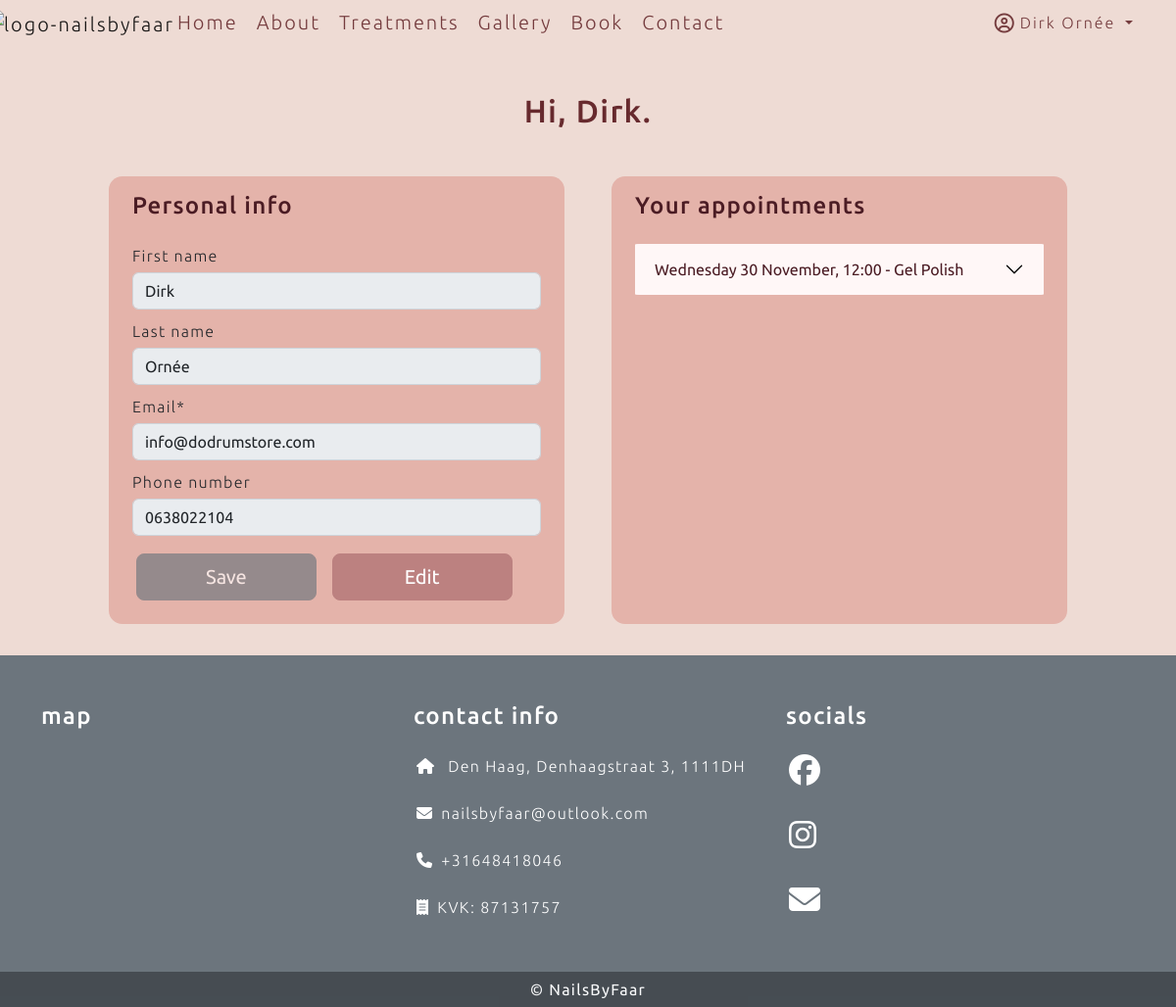
The app's page /user/dashboard (signed in) with its own data.
### users/models.py (models this page shows, shortened)
class User(AbstractBaseUser, PermissionsMixin):
    email = models.EmailField(max_length=254, unique=True)
    first_name = models.CharField(max_length=254, null=True, blank=True)
    last_name = models.CharField(max_length=254, null=True, blank=True)
    phone_number = models.CharField(max_length=16, null=True, blank=True)
    is_staff = models.BooleanField(default=False)
    is_superuser = models.BooleanField(default=False)
    is_active = models.BooleanField(default=True)
    last_login = models.DateTimeField(null=True, blank=True)
    date_joined = models.DateTimeField(default=timezone.now)
    USERNAME_FIELD = 'email'
    EMAIL_FIELD = 'email'
    REQUIRED_FIELDS = []
    objects = UserManager()

### salon/models.py (models this page shows, shortened)
class Appointment(models.Model):
    user = models.ForeignKey(User, related_name="user", on_delete=models.PROTECT, null=True, blank=True)
    email = models.EmailField(max_length=254, blank=True, null=True)
    first_name = models.CharField(max_length=254, null=True, blank=True)
    last_name = models.CharField(max_length=254, null=True, blank=True)
    phone_number = models.CharField(max_length=16, null=True, blank=True)
    treatment_name = models.ForeignKey(Treatment, related_name="treatment_name", on_delete=models.PROTECT, null=True)
    date_time = models.DateTimeField()

class Treatment(models.Model):
    appointment_type = models.CharField(max_length=150)
    title = models.CharField(max_length=150, unique=True)
    description = models.TextField()
    short_description = models.CharField(max_length=225)
    image = CloudinaryField('image', default='placeholder')
    price = models.DecimalField(max_digits=10, decimal_places=2)
    duration = models.DecimalField(max_digits=3, decimal_places=0)
    display = models.BooleanField(default=False)
    active = models.BooleanField(default=False)

### users/views.py (the view, shortened to what this page needs)
# urls.py: path('dashboard', views.Dashboard.as_view(), name="dashboard"),
class Dashboard(View):
    def get(self, request):
        user_dict = {}
        if request.user.is_authenticated:
            user_dict = {'email': request.user.email, 'first_name': request.user.first_name, 'last_name': request.user.last_name, 'phone_number': request.user.phone_number}
        else:
            user_dict = {}
        user_form = EditUserForm(initial=user_dict)
        yesterday = datetime.today() - timedelta(days=1)
        appointmentQueryset1 = Appointment.objects.filter(date_time__gt=yesterday).filter(user__email=request.user.email).order_by("date_time").values()
        appointmentQueryset2 = Appointment.objects.filter(date_time__gt=yesterday).filter(email=request.user.email).order_by("date_time").values()
        appointmentQueryset = list(appointmentQueryset1 | appointmentQueryset2)
        for dict in appointmentQueryset:
            date = dict["date_time"]
            check_date = datetime.now() + timedelta(days=2)
            if date <= check_date:
                dict["not_cancellable"] = True
                print("don't cancel me")
            dict["date_time_short"] = dict["date_time"].strftime("%A %d %B, %H:%M")
            dict["date_time"] = dict["date_time"].strftime("%A %d %B %Y, %H:%M")
            dict["duration"] = int(Treatment.objects.get(id=dict['treatment_name_id']).duration)
            dict["treatment_name"] = Treatment.objects.get(id=dict['treatment_name_id']).title
        context = {"user_form": user_form, "appointments": appointmentQueryset}
        return render(request, "user_dashboard.html", context=context)

### users/forms.py
class EditUserForm(forms.ModelForm):
    def __init__(self, *args, **kwargs):
        super(EditUserForm, self).__init__(*args, **kwargs)
        for fieldname, field in self.fields.items():
            field.widget.attrs.update({
            'class': 'custom-form-field'
        })
    class Meta:
        model = User
        fields = ('first_name', 'last_name', 'email', 'phone_number')

### templates/user_dashboard.html (shortened to what this page needs)
{% extends "base.html" %}
{% load static %}
{% load crispy_forms_tags %}
{% block content %}
<div class="container mt-md-5 my-2">
    <div class="row mx-auto w-100 justify-content-center">
        <div class="text-center mb-3">
            <h2>Hi, {{ request.user.first_name}}.</h2>
        </div>
        <div class="col-md-5 m-4 py-3 px-md-4 user-data-box">
            <h4>Personal info</h4>
            <form method="POST" class="mt-4" id="user-data-form">
                {{ user_form | crispy }}
                <div class="row">
                    <button type="submit" class="btn btn-secondary btn-card btn-lg col-5 disabled my-2 ms-3"
                        id="save-user-data">Save</button>
                    <button type="button" onClick="editUserData()"
                        class="btn btn-secondary btn-card btn-lg col-5 my-2 ms-3" id="edit-user-data">Edit</button>
                </div>
            </form>
        </div>
        <div class="col-md-5 m-4 py-3 px-md-4 user-data-box">
            <h4>Your appointments</h4>
            <div class="mt-4 accordion accordion-flush" id="accordionFlushAppointment">
                {% for appointment in appointments %}
                <div class="accordion-item">
                    <h5 class="accordion-header" id="flush-heading-{{ forloop.counter }}">
                        <button class="accordion-button collapsed" type="button" data-bs-toggle="collapse"
                            data-bs-target="#flush-collapse-{{ forloop.counter }}" aria-expanded="false"
                            aria-controls="flush-collapse-{{ forloop.counter }}">
                            {{ appointment.date_time_short }} - {{ appointment.treatment_name }}
                        </button>
                    </h5>
                </div>
                {% endfor %}
            </div>
        </div>
    </div>
    {% endblock %}

### templates/base.html (shortened to what this page needs)
{% load static %}
{% load cloudinary %}
<!DOCTYPE html>
<html lang="en">
<head>
    <link href="{% static 'fontawesomefree/css/fontawesome.css' %}" rel="stylesheet" type="text/css">
    <link href="{% static 'fontawesomefree/css/brands.css' %}" rel="stylesheet" type="text/css">
    <link href="{% static 'fontawesomefree/css/solid.css' %}" rel="stylesheet" type="text/css">
    <link href="{% static 'fontawesomefree/css/regular.css' %}" rel="stylesheet" type="text/css">
    <link href="https://cdn.jsdelivr.net/npm/bootstrap@5.2.1/dist/css/bootstrap.min.css" rel="stylesheet"
>
    <link rel="stylesheet" href="{% static 'css/style.css' %}">
</head>
<body class="d-flex flex-column min-vh-100">
    <header>
        <nav class="navbar navbar-expand-md navbar-color">
            <div class="container-fluid">
                <a href="#" class="navbar-brand"><img
                        src="https://res.cloudinary.com/dirkornee/image/upload/v1666360592/logo-no-background_thicker_s1qwll.png"
                        alt="logo-nailsbyfaar" style="height: 130px; margin: -24px;"></a>
                <div class="collapse navbar-collapse" id="navbarSupportedContent">
                    <ul class="navbar-nav me-auto mb-2 mb-lg-0">
                        <li class="nav-item">
                            <a href="{% url 'home' %}" class="nav-link fs-5">Home</a>
                        </li>
                        <li class="nav-item">
                            <a href="#" class="nav-link fs-5">About</a>
                        </li>
                        <li class="nav-item">
                            <a href="#" class="nav-link fs-5">Treatments</a>
                        </li>
                        <li class="nav-item">
                            <a href="#" class="nav-link fs-5">Gallery</a>
                        </li>
                        <li class="nav-item">
                            <a href="{% url 'book' %}" class="nav-link fs-5">Book</a>
                        </li>
                        <li class="nav-item">
                            <a href="#" class="nav-link fs-5">Contact</a>
                        </li>
                    </ul>
                    <ul class="navbar-nav ms-auto mb-2 mb-lg-0">
                        {% if request.user.is_authenticated %}
                        <li class="nav-item dropdown me-4">
                            <a class="nav-link dropdown-toggle" href="#" role="button" data-bs-toggle="dropdown"
                                aria-expanded="false">
                                <i class="far fa-user-circle fa-lg me-1"></i>{{ user.first_name }}
                                {{user.last_name}}
                            </a>
                        </li>
                        {% else %}
                        <li class="na-item">
                            <a href="{% url 'account_login' %}" class="nav-link fs-5 btn btn-outline-primary btn-login"
                                id="btn-login">Login</a>
                        </li>
                        {% endif %}
                    </ul>
                </div>
            </div>
        </nav>
    </header>
    <main>
        {% block content %}
        {% endblock content %}
    </main>
    <footer class="text-white text-center text-lg-start bg-secondary mt-auto">
        <div class="container pt-5">
            <div class="row">
                <div class="col-lg-4 mb-4">
                    <h4 class="mb-4 text-white">map</h4>
                </div>
                <div class="col-lg-4 mb-4">
                    <h4 class="mb-4 text-white">contact info</h4>
                    <ul class="fa-ul">
                        <li class="fa-li mb-4 text-nowrap">
                            <span><i class="fas fa-home"></i>
                            </span><span class="ms-2">Den
                                Haag, Denhaagstraat 3,
                                1111DH</span>
                        </li>
                        <li class="fa-li mb-4 text-nowrap">
                            <span><i class="fas fa-envelope"></i></span><span
                                class="ms-2">nailsbyfaar@outlook.com</span>
                        </li>
                        <li class="fa-li mb-4 text-nowrap">
                            <span><i class="fas fa-phone"></i></span><span class="ms-2">+31648418046</span>
                        </li>
                        <li class="fa-li mb-4 text-nowrap">
                            <span><i class="fas fa-receipt"></i></span><span class="ms-2">KVK: 87131757</span>
                        </li>
                    </ul>
                </div>
                <div class="col-lg-4 mb-4">
                    <h4 class="mb-4 text-white">socials</h4>
                    <ul class="fa-ul">
                        <li class="fa-li mb-4 pb-2">
                            <span class="text-nowrap"><i class="fa-brands fa-facebook fa-2x"></i>
                            </span>
                        </li>
                        <li class="fa-li mb-4 pb-2">
                            <span class="text-nowrap"><i class="fa-brands fa-instagram fa-2x"></i></span>
                        </li>
                        <li class="fa-li mb-4 pb-2">
                            <span class="text-nowrap"><i class="fa-solid fa-envelope fa-2x"></i></span>
                        </li>
                    </ul>
                </div>
            </div>
        </div>
        <div class="container" style="max-width: 100%;">
            <div class="row bg-dark" style="--bs-bg-opacity: .50">
                <div class="col-12 text-center">
                    <p class="mb-0 p-1 text-light">&copy; NailsByFaar</p>
                </div>
            </div>
        </div>
    </footer>
</body>
</html>

### static/css/style.css (style rules this page uses)
body { background-color: rgba(224, 189, 177, 0.54); font-family: 'Ubuntu', sans-serif; letter-spacing: 1.3px; font-weight: 300; }
p { line-height: 28px; color: rgb(115, 115, 115); font-weight: 400; }
h2 { color: #672a2e; }
h4 { color: #4b1c24; }
h5 { color: #4b1c24; }
a { color: #BC8180; }
ul li { margin-left: 3px !important; }
.navbar { padding: 0; letter-spacing: 2px; font-weight: 300; }
.navbar-color { --bs-navbar-color: #672a2ee6; --bs-navbar-hover-color: #a17772; }
.fa-ul { margin-left: 2rem; }
.btn-card { --bs-btn-bg: #BC8180; --bs-btn-border-color: #BC8180; --bs-btn-hover-bg: #A17772; --bs-btn-hover-border-color: #A17772; --bs-btn-active-bg: #672A2E; --bs-btn-active-border-color: #672A2E; }
.custom-form-field { margin-top: 5px; margin-bottom: 10px; }
.user-data-box { background: #e4b3aa; border-radius: 3%; }
#accordionFlushAppointment { overflow: hidden; border-radius: 2%; --bs-accordion-bg: #fff7f7; --bs-accordion-border-color: #c2c2c2; --bs-accordion-btn-color: unset; --bs-accordion-active-bg: #bc8180; --bs-accordion-active-color: white; }

### records on screen
User: first_name "Dirk", last_name "Ornée", user.first_name "Dirk", email "info@dodrumstore.com", phone_number "0638022104"
Appointment: date_time_short "Wednesday 30 November, 12:00", treatment_name "Gel Polish"
